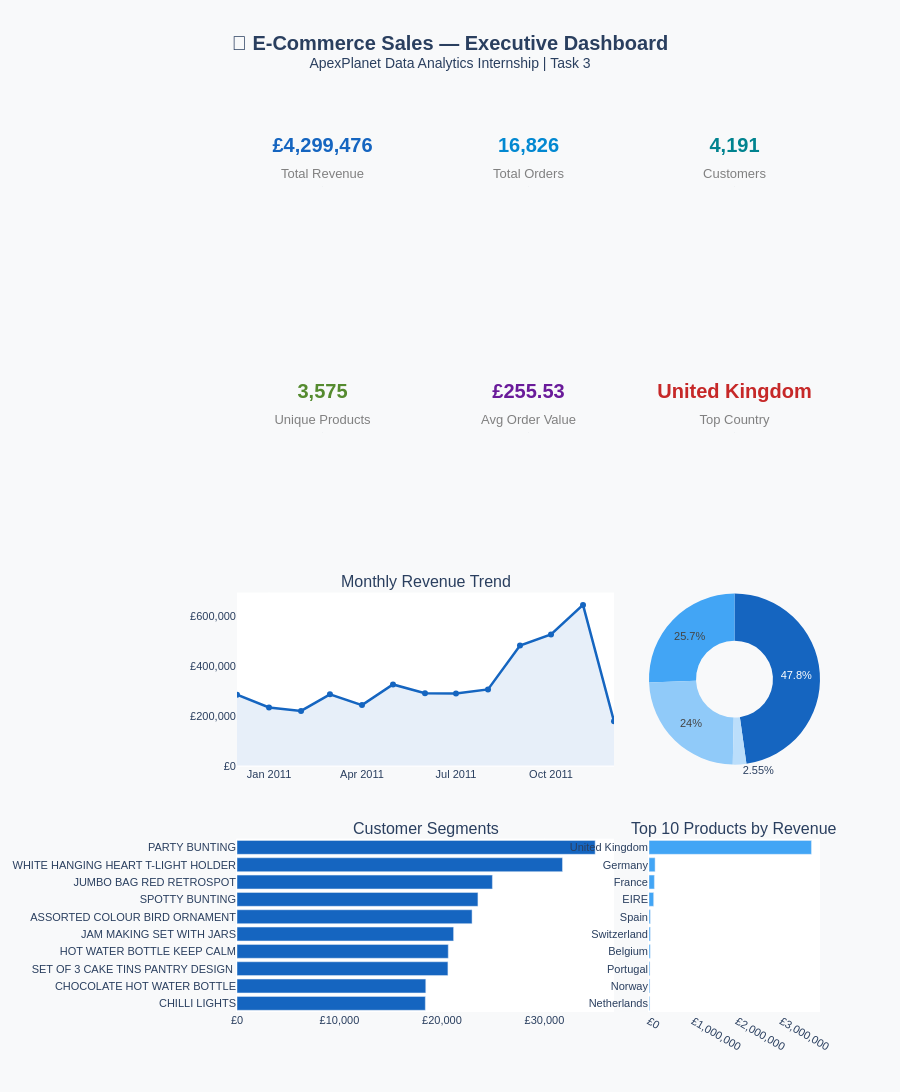

The cell this chart's notebook holds for it:
### Code cell
# ── Build Executive Dashboard ──
fig = make_subplots(
    rows=4, cols=3,
    specs=[
        [{'type': 'indicator'}, {'type': 'indicator'}, {'type': 'indicator'}],
        [{'type': 'indicator'}, {'type': 'indicator'}, {'type': 'indicator'}],
        [{'colspan': 2, 'type': 'xy'}, None, {'type': 'domain'}],
        [{'colspan': 2, 'type': 'xy'}, None, {'type': 'xy'}]
    ],
    subplot_titles=(
        '','','',
        '','','',
        'Monthly Revenue Trend', '', 'Customer Segments',
        'Top 10 Products by Revenue', '', 'Top 10 Countries'
    ),
    vertical_spacing=0.08,
    horizontal_spacing=0.06
)

# ── Row 1 & 2: KPI Cards ──
kpis = [
    ('Total Revenue', f'£{total_revenue:,.0f}', '#1565C0'),
    ('Total Orders',  f'{total_orders:,}',       '#0288D1'),
    ('Customers',     f'{total_customers:,}',     '#00838F'),
    ('Unique Products', f'{total_products:,}',    '#558B2F'),
    ('Avg Order Value', f'£{avg_order_value:,.2f}','#6A1B9A'),
    ('Top Country', top_countries.iloc[0]['Country'], '#C62828')
]
positions = [(1,1),(1,2),(1,3),(2,1),(2,2),(2,3)]

for (title, val, color), (row, col) in zip(kpis, positions):
    fig.add_trace(
        go.Indicator(
            mode='number',
            value=None,
            title={'text': f'<b>{val}</b><br><span style="font-size:13px;color:gray">{title}</span>',
                   'font': {'size': 20, 'color': color}},
            number={'font': {'size': 1}}
        ),
        row=row, col=col
    )

# ── Row 3 Left: Monthly Revenue Line Chart ──
fig.add_trace(
    go.Scatter(
        x=monthly['Period'], y=monthly['Revenue'],
        mode='lines+markers',
        name='Monthly Revenue',
        line=dict(color='#1565C0', width=2.5),
        fill='tozeroy', fillcolor='rgba(21,101,192,0.1)',
        hovertemplate='%{x}<br>Revenue: £%{y:,.0f}<extra></extra>'
    ),
    row=3, col=1
)

# ── Row 3 Right: Customer Segment Donut ──
fig.add_trace(
    go.Pie(
        labels=segment_counts['Segment'],
        values=segment_counts['Count'],
        hole=0.45,
        name='Segments',
        marker_colors=['#1565C0','#42A5F5','#90CAF9','#BBDEFB'],
        hovertemplate='%{label}<br>Count: %{value}<br>Share: %{percent}<extra></extra>'
    ),
    row=3, col=3
)

# ── Row 4 Left: Top 10 Products Bar ──
tp_sorted = top_products.sort_values('Revenue')
fig.add_trace(
    go.Bar(
        x=tp_sorted['Revenue'],
        y=tp_sorted['Description'],
        orientation='h',
        name='Revenue',
        marker_color='#1565C0',
        hovertemplate='%{y}<br>Revenue: £%{x:,.0f}<extra></extra>'
    ),
    row=4, col=1
)

# ── Row 4 Right: Top 10 Countries Bar ──
tc_sorted = top_countries.sort_values('Revenue')
fig.add_trace(
    go.Bar(
        x=tc_sorted['Revenue'],
        y=tc_sorted['Country'],
        orientation='h',
        name='Country Revenue',
        marker_color='#42A5F5',
        hovertemplate='%{y}<br>Revenue: £%{x:,.0f}<extra></extra>'
    ),
    row=4, col=3
)

# ── Layout ──
fig.update_layout(
    title=dict(
        text='<b>🛒 E-Commerce Sales — Executive Dashboard</b><br><sup>ApexPlanet Data Analytics Internship | Task 3</sup>',
        font=dict(size=20),
        x=0.5
    ),
    height=1100,
    showlegend=False,
    plot_bgcolor='white',
    paper_bgcolor='#F8F9FA',
    font=dict(family='Arial', size=11)
)

# Format axes
fig.update_xaxes(tickprefix='£', tickformat=',.0f', row=4, col=1)
fig.update_xaxes(tickprefix='£', tickformat=',.0f', row=4, col=3)
fig.update_yaxes(tickprefix='£', tickformat=',.0f', row=3, col=1)

fig.write_html('../dashboards/executive_dashboard.html')
fig.show()
print('✅ Executive Dashboard saved to dashboards/executive_dashboard.html')

### Figure 1 — Plotly figure (JSON) as saved in the notebook; plotly's stock layout.template omitted (floating-point values rounded to 4 significant figures)
{"data": [{"domain": {"x": [0, 0.2933], "y": [0.81, 1]}, "mode": "number", "number": {"font": {"size": 1}}, "title": {"font": {"color": "#1565C0", "size": 20}, "text": "<b>£4,299,476</b><br><span style=\"font-size:13px;color:gray\">Total Revenue</span>"}, "type": "indicator"}, {"domain": {"x": [0.3533, 0.6467], "y": [0.81, 1]}, "mode": "number", "number": {"font": {"size": 1}}, "title": {"font": {"color": "#0288D1", "size": 20}, "text": "<b>16,826</b><br><span style=\"font-size:13px;color:gray\">Total Orders</span>"}, "type": "indicator"}, {"domain": {"x": [0.7067, 1], "y": [0.81, 1]}, "mode": "number", "number": {"font": {"size": 1}}, "title": {"font": {"color": "#00838F", "size": 20}, "text": "<b>4,191</b><br><span style=\"font-size:13px;color:gray\">Customers</span>"}, "type": "indicator"}, {"domain": {"x": [0, 0.2933], "y": [0.54, 0.73]}, "mode": "number", "number": {"font": {"size": 1}}, "title": {"font": {"color": "#558B2F", "size": 20}, "text": "<b>3,575</b><br><span style=\"font-size:13px;color:gray\">Unique Products</span>"}, "type": "indicator"}, {"domain": {"x": [0.3533, 0.6467], "y": [0.54, 0.73]}, "mode": "number", "number": {"font": {"size": 1}}, "title": {"font": {"color": "#6A1B9A", "size": 20}, "text": "<b>£255.53</b><br><span style=\"font-size:13px;color:gray\">Avg Order Value</span>"}, "type": "indicator"}, {"domain": {"x": [0.7067, 1], "y": [0.54, 0.73]}, "mode": "number", "number": {"font": {"size": 1}}, "title": {"font": {"color": "#C62828", "size": 20}, "text": "<b>United Kingdom</b><br><span style=\"font-size:13px;color:gray\">Top Country</span>"}, "type": "indicator"}, {"fill": "tozeroy", "fillcolor": "rgba(21,101,192,0.1)", "hovertemplate": "%{x}<br>Revenue: £%{y:,.0f}<extra></extra>", "line": {"color": "#1565C0", "width": 2.5}, "mode": "lines+markers", "name": "Monthly Revenue", "type": "scatter", "x": ["2010-12-01T00:00:00.000000", "2011-01-01T00:00:00.000000", "2011-02-01T00:00:00.000000", "2011-03-01T00:00:00.000000", "2011-04-01T00:00:00.000000", "2011-05-01T00:00:00.000000", "2011-06-01T00:00:00.000000", "2011-07-01T00:00:00.000000", "2011-08-01T00:00:00.000000", "2011-09-01T00:00:00.000000", "2011-10-01T00:00:00.000000", "2011-11-01T00:00:00.000000", "2011-12-01T00:00:00.000000"], "xaxis": "x", "y": [284100.0, 232800.0, 219200.0, 285500.0, 242400.0, 324900.0, 290200.0, 289100.0, 305200.0, 480900.0, 524800.0, 643000.0, 177400.0], "yaxis": "y"}, {"domain": {"x": [0.7067, 1], "y": [0.27, 0.46]}, "hole": 0.45, "hovertemplate": "%{label}<br>Count: %{value}<br>Share: %{percent}<extra></extra>", "labels": ["Low Value (£200-£999)", "Mid Value (£1K-£5K)", "Occasional (<£200)", "High Value (>£5K)"], "marker": {"colors": ["#1565C0", "#42A5F5", "#90CAF9", "#BBDEFB"]}, "name": "Segments", "type": "pie", "values": [2002, 1075, 1007, 107]}, {"hovertemplate": "%{y}<br>Revenue: £%{x:,.0f}<extra></extra>", "marker": {"color": "#1565C0"}, "name": "Revenue", "orientation": "h", "type": "bar", "x": [18380.0, 18420.0, 20580.0, 20620.0, 21140.0, 22940.0, 23510.0, 24920.0, 31760.0, 34950.0], "xaxis": "x2", "y": ["CHILLI LIGHTS", "CHOCOLATE HOT WATER BOTTLE", "SET OF 3 CAKE TINS PANTRY DESIGN ", "HOT WATER BOTTLE KEEP CALM", "JAM MAKING SET WITH JARS", "ASSORTED COLOUR BIRD ORNAMENT", "SPOTTY BUNTING", "JUMBO BAG RED RETROSPOT", "WHITE HANGING HEART T-LIGHT HOLDER", "PARTY BUNTING"], "yaxis": "y2"}, {"hovertemplate": "%{y}<br>Revenue: £%{x:,.0f}<extra></extra>", "marker": {"color": "#42A5F5"}, "name": "Country Revenue", "orientation": "h", "type": "bar", "x": [15580.0, 18120.0, 20410.0, 27840.0, 29790.0, 29830.0, 105900.0, 122000.0, 137900.0, 3681000.0], "xaxis": "x3", "y": ["Netherlands", "Norway", "Portugal", "Belgium", "Switzerland", "Spain", "EIRE", "France", "Germany", "United Kingdom"], "yaxis": "y3"}], "layout": {"annotations": [{"font": {"size": 16}, "showarrow": false, "text": "Monthly Revenue Trend", "x": 0.3233, "xanchor": "center", "xref": "paper", "y": 0.46, "yanchor": "bottom", "yref": "paper"}, {"font": {"size": 16}, "showarrow": false, "text": "Customer Segments", "x": 0.3233, "xanchor": "center", "xref": "paper", "y": 0.19, "yanchor": "bottom", "yref": "paper"}, {"font": {"size": 16}, "showarrow": false, "text": "Top 10 Products by Revenue", "x": 0.8533, "xanchor": "center", "xref": "paper", "y": 0.19, "yanchor": "bottom", "yref": "paper"}], "font": {"family": "Arial", "size": 11}, "height": 1100, "paper_bgcolor": "#F8F9FA", "plot_bgcolor": "white", "showlegend": false, "title": {"font": {"size": 20}, "text": "<b>🛒 E-Commerce Sales — Executive Dashboard</b><br><sup>ApexPlanet Data Analytics Internship | Task 3</sup>", "x": 0.5}, "xaxis": {"anchor": "y", "domain": [0, 0.6467]}, "xaxis2": {"anchor": "y2", "domain": [0, 0.6467], "tickformat": ",.0f", "tickprefix": "£"}, "xaxis3": {"anchor": "y3", "domain": [0.7067, 1], "tickformat": ",.0f", "tickprefix": "£"}, "yaxis": {"anchor": "x", "domain": [0.27, 0.46], "tickformat": ",.0f", "tickprefix": "£"}, "yaxis2": {"anchor": "x2", "domain": [0, 0.19]}, "yaxis3": {"anchor": "x3", "domain": [0, 0.19]}}}
